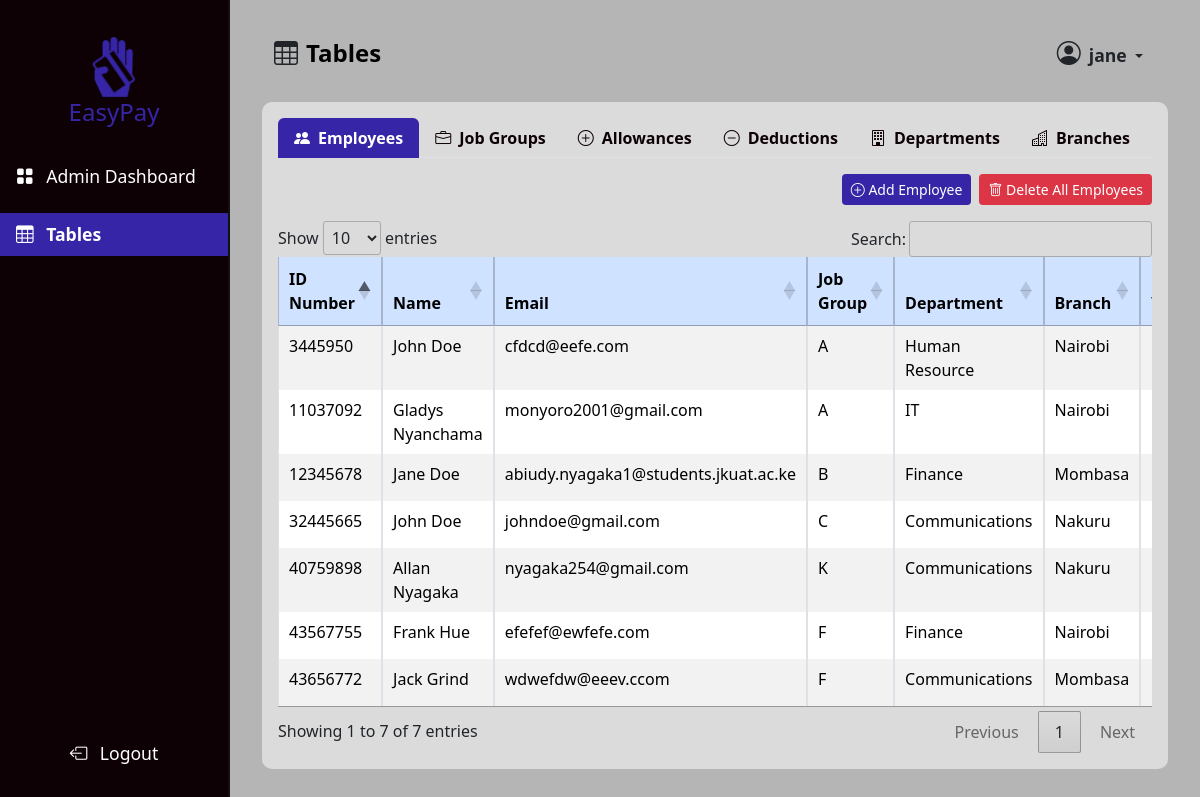
/admin_tables/ (signed in), run on the app's committed database.
### management/models.py (models this page shows, shortened)
class Employee(models.Model):
    id_number = models.CharField(max_length=100, unique=True)
    first_name = models.CharField(max_length=50)
    last_name = models.CharField(max_length=50)
    email = models.EmailField(unique=True)
    job_group = models.ForeignKey(JobGroup, on_delete=models.SET_NULL, null=True)
    department = models.ForeignKey(Department, on_delete=models.SET_NULL, null=True)
    branch = models.ForeignKey(Branch, on_delete=models.SET_NULL, null=True)
    verified = models.BooleanField(default=False)
    user = models.OneToOneField(User, null=True, blank=True, on_delete=models.CASCADE)

class JobGroup(models.Model):
    name = models.CharField(max_length=100)
    base_salary = models.DecimalField(max_digits=11, decimal_places=2, default=0)
    allowances = models.ManyToManyField(
        Allowance, through="JobGroupAllowance", related_name="job_groups"
    )
    deductions = models.ManyToManyField(
        Deduction, through="JobGroupDeduction", related_name="job_groups"
    )

class Department(models.Model):
    name = models.CharField(max_length=100)

class Branch(models.Model):
    name = models.CharField(max_length=100)
    address = models.CharField(max_length=255)

### management/views.py (the view)
# urls.py: path("admin_tables/", management_views.admin_tables, name="admin_tables"),
def admin_tables(request):
    employees = Employee.objects.select_related(
        "job_group", "department", "branch"
    ).all()
    job_groups = JobGroup.objects.all()
    departments = Department.objects.all()
    branches = Branch.objects.all()
    users = User.objects.all()
    allowances = Allowance.objects.all()
    deductions = Deduction.objects.all()
    job_group_data = []
    for job_group in job_groups:
        job_group_id = job_group.id
        job_group_allowances = JobGroupAllowance.objects.filter(job_group=job_group)
        job_group_deductions = JobGroupDeduction.objects.filter(job_group=job_group)
        job_group_data.append(
            {
                "job_group_id": job_group_id,
                "job_group": job_group,
                "job_group_allowances": job_group_allowances,
                "job_group_deductions": job_group_deductions,
            }
        )
    department_form = DepartmentForm()
    context = {
        "employees": employees,
        "job_groups": job_groups,
        "job_group_data": job_group_data,
        "departments": departments,
        "branches": branches,
        "users": users,
        "allowances": allowances,
        "deductions": deductions,
        "department_form": department_form,
    }
    return render(request, "layouts/admin_tables.html", context)

### management/forms.py
class DepartmentForm(forms.ModelForm):
    class Meta:
        model = Department
        fields = ["name"]
    def __init__(self, *args, **kwargs):
        super().__init__(*args, **kwargs)
        self.helper = FormHelper()
        self.helper.form_show_labels = False  # Hide traditional labels
        self.helper.layout = Layout(
            FloatingField("name"),  # Floating label for the 'name' field
        )

### management/templates/layouts/admin_tables.html (shortened to what this page needs)
{% extends "layouts/admin_dashboard_layout.html" %}
{% load humanize %}
{% load static %}
{% block content %}
  <div class="container-fluid">
    <main class="main-content">
      <nav class="navbar navbar-expand-lg dash-nav mb-2">
        <div class="container-fluid">
          <i class="bi bi-table me-2" style="font-size: 1.5rem"></i>
          <h1 class="navbar-brand fw-bold mb-0" style="font-size: 1.5rem">Tables</h1>
          <div class="collapse navbar-collapse" id="navbarNav">
            <ul class="navbar-nav ms-auto">
              <li class="nav-item">
                <div class="dropdown">
                  <button class="btn dropdown-toggle"
                          type="button"
                          data-bs-toggle="dropdown"
                          aria-expanded="false">
                    <i class="bi bi-person-circle me-1" style="font-size: 1.5rem"></i>
                    <span class="fw-bold" style="font-size: 1.1rem;">{{ user.username }}</span>
                  </button>
                </div>
              </li>
            </ul>
          </div>
        </div>
      </nav>
      <div class="card mt-2">
        <div class="card-body">
          <ul class="nav nav-tabs" id="tablesTab" role="tablist">
            <li class="nav-item" role="presentation">
              <a class="nav-link active"
                 id="employees-tab"
                 data-bs-toggle="tab"
                 href="#employees"
                 role="tab"
                 aria-controls="employees"
                 aria-selected="true"><i class="bi bi-people-fill me-2"></i>Employees</a>
            </li>
            <li class="nav-item" role="presentation">
              <a class="nav-link"
                 id="job-groups-tab"
                 data-bs-toggle="tab"
                 href="#job-groups"
                 role="tab"
                 aria-controls="job-groups"
                 aria-selected="false"><i class="bi bi-briefcase me-2"></i>Job Groups</a>
            </li>
            <li class="nav-item" role="presentation">
              <a class="nav-link"
                 id="allowances-tab"
                 data-bs-toggle="tab"
                 href="#allowances"
                 role="tab"
                 aria-controls="allowances"
                 aria-selected="false"><i class="bi bi-plus-circle me-2"></i>Allowances</a>
            </li>
            <li class="nav-item" role="presentation">
              <a class="nav-link"
                 id="deductions-tab"
                 data-bs-toggle="tab"
                 href="#deductions"
                 role="tab"
                 aria-controls="deductions"
                 aria-selected="false"><i class="bi bi-dash-circle me-2"></i>Deductions</a>
            </li>
            <li class="nav-item" role="presentation">
              <a class="nav-link"
                 id="departments-tab"
                 data-bs-toggle="tab"
                 href="#departments"
                 role="tab"
                 aria-controls="departments"
                 aria-selected="false"><i class="bi bi-building me-2"></i>Departments</a>
            </li>
            <li class="nav-item" role="presentation">
              <a class="nav-link"
                 id="branches-tab"
                 data-bs-toggle="tab"
                 href="#branches"
                 role="tab"
                 aria-controls="branches"
                 aria-selected="false"><i class="bi bi-buildings me-2"></i>Branches</a>
            </li>
          </ul>
          <div class="tab-content mt-3" id="tablesTabContent">
            {% include "tables/employees_table.html" %}
          </div>
        </div>
      </div>
    </main>
  </div>
{% endblock content %}

### management/templates/tables/employees_table.html (shortened to what this page needs)
<div class="tab-pane fade show active table-responsive"
     id="employees"
     role="tabpanel"
     aria-labelledby="employees-tab">
  <div class="d-flex justify-content-end mb-3 gap-2">
    <button class="btn btn-sm text-white"
            data-bs-toggle="modal"
            data-bs-target="#addEmployeeModal"
            style="background-color: #3626a7">
      <i class="bi bi-plus-circle"></i> Add Employee
    </button>
    <button class="btn btn-sm text-white bg-danger"
            data-bs-toggle="modal"
            data-bs-target="#deleteAllEmployeesModal">
      <i class="bi bi-trash"></i> Delete All Employees
    </button>
  </div>
  <table id="employeesTable"
         class="table table-bordered table-striped table-hover">
    <thead class="table-primary">
      <tr>
        <th class="text-start">ID Number</th>
        <th class="text-start">Name</th>
        <th class="text-start">Email</th>
        <th class="text-start">Job Group</th>
        <th class="text-start">Department</th>
        <th class="text-start">Branch</th>
        <th class="text-start">Verified</th>
      </tr>
    </thead>
    <tbody>
      {% for employee in employees %}
        <tr>
          <td class="text-start">{{ employee.id_number }}</td>
          <td class="text-start">{{ employee.first_name }} {{ employee.last_name }}</td>
          <td class="text-start">{{ employee.email }}</td>
          <td class="text-start">{{ employee.job_group.name }}</td>
          <td class="text-start">{{ employee.department.name }}</td>
          <td class="text-start">{{ employee.branch.name }}</td>
          <td>
          </td>
        </tr>
      {% endfor %}
    </tbody>
  </table>
</div>

### main/static/css/dashboard.css (style rules this page uses)
body { background-color: #b5b5b5; }
a { text-decoration: none; }
.nav-link.active { background-color: #3626a7; color: white; font-weight: bold; position: relative; }
.main-content { margin-left: 230px; padding: 20px; flex-grow: 1; display: flex; flex-direction: column; }
.dash-nav { width: 100%; }
.card { flex: 1; display: flex; flex-direction: column; justify-content: space-between; height: 100%; border-radius: 10px; border: none; background-color: #dbdbdb; }
.card-body { display: flex; flex-direction: column; height: 100%; text-align: center; }
.nav-tabs .nav-link { background-color: transparent; color: #0d0106; border: none; font-weight: 600; transition: all 0.3s ease; }
.nav-tabs .nav-link.active { background-color: #3626a7; color: #ffffff; }

### data on the page
Employee: id_number "40759898", first_name "Allan", last_name "Nyagaka", email "nyagaka254@gmail.com", job_group.name "K", department.name "Communications", branch.name "Nakuru"
Employee: id_number "12345678", first_name "Jane", last_name "Doe", email "abiudy.nyagaka1@students.jkuat.ac.ke", job_group.name "B", department.name "Finance", branch.name "Mombasa"
Employee: id_number "32445665", first_name "John", last_name "Doe", email "johndoe@gmail.com", job_group.name "C", department.name "Communications", branch.name "Nakuru"
Employee: id_number "11037092", first_name "Gladys", last_name "Nyanchama", email "monyoro2001@gmail.com", job_group.name "A", department.name "IT", branch.name "Nairobi"
Employee: id_number "3445950", first_name "John", last_name "Doe", email "cfdcd@eefe.com", job_group.name "A", department.name "Human Resource", branch.name "Nairobi"
Employee: id_number "43567755", first_name "Frank", last_name "Hue", email "efefef@ewfefe.com", job_group.name "F", department.name "Finance", branch.name "Nairobi"
Employee: id_number "43656772", first_name "Jack", last_name "Grind", email "wdwefdw@eeev.ccom", job_group.name "F", department.name "Communications", branch.name "Mombasa"

### other printed values
{{ user.username }} "jane"
